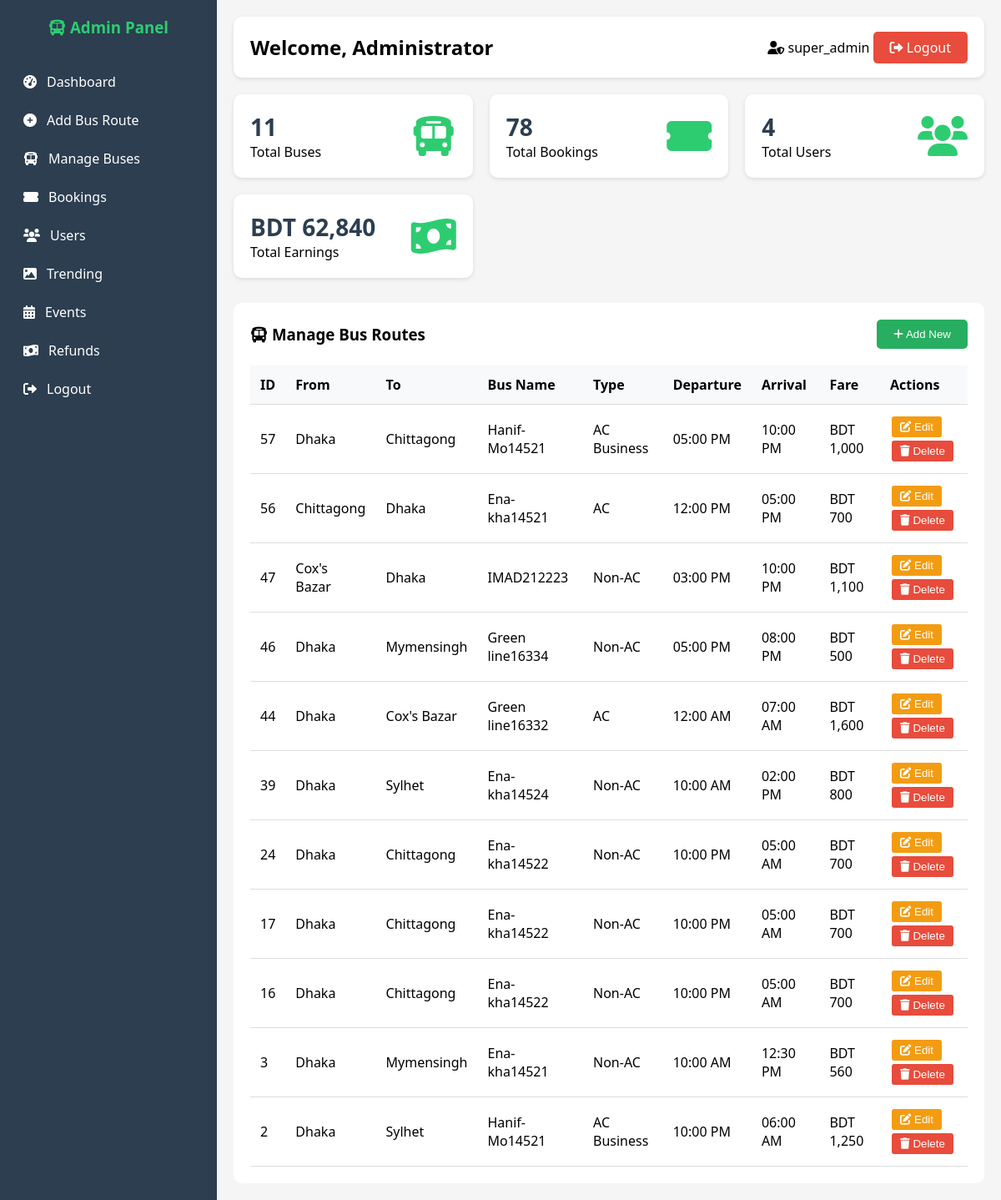
Page /bus-ticket-system/admin/dashboard.php (signed in) on the committed database.
### tables this page shows
CREATE TABLE `routes` (
  `id` int(11) NOT NULL,
  `from_city` varchar(100) NOT NULL,
  `to_city` varchar(100) NOT NULL,
  `bus_name` varchar(100) NOT NULL,
  `bus_type` enum('AC','Non-AC','AC Business','Economy') DEFAULT 'Non-AC',
  `departure_time` time NOT NULL,
  `arrival_time` time NOT NULL,
  `fare` decimal(10,2) NOT NULL,
  `total_seats` int(11) DEFAULT 40,
  `available_days` varchar(50) DEFAULT 'All',
  `amenities` text DEFAULT NULL,
  `operator_name` varchar(100) DEFAULT NULL,
  `operator_phone` varchar(15) DEFAULT NULL,
  `status` enum('active','inactive') DEFAULT 'active',
  `created_at` timestamp NOT NULL DEFAULT current_timestamp(),
  `round_trip_fare` decimal(10,2) DEFAULT NULL,
  `is_round_trip` tinyint(1) DEFAULT 0
);

### bus-ticket-system/admin/dashboard.php (the view, shortened to what this page needs)
<?php
require_once '../includes/config.php';
$total_buses = mysqli_fetch_assoc(mysqli_query($conn, "SELECT COUNT(*) as count FROM routes"))['count'];
$total_bookings = mysqli_fetch_assoc(mysqli_query($conn, "SELECT COUNT(*) as count FROM bookings"))['count'];
$total_users = mysqli_fetch_assoc(mysqli_query($conn, "SELECT COUNT(*) as count FROM users"))['count'];
$total_earnings = mysqli_fetch_assoc(mysqli_query($conn, "SELECT SUM(total_fare) as total FROM bookings"))['total'];
?>
<!DOCTYPE html>
<html lang="en">
<head>
    <link rel="stylesheet" href="https://cdnjs.cloudflare.com/ajax/libs/font-awesome/6.0.0/css/all.min.css">
</head>
<body>
    <div class="sidebar">
    <h3><i class="fas fa-bus"></i> Admin Panel</h3>
    <a href="dashboard.php" class="sidebar-link">
        <i class="fas fa-tachometer-alt"></i> <span>Dashboard</span>
    </a>
    <a href="#" class="sidebar-link" onclick="showSection('add-bus'); return false;">
        <i class="fas fa-plus-circle"></i> <span>Add Bus Route</span>
    </a>
    <a href="#" class="sidebar-link" onclick="showSection('manage-buses'); return false;">
        <i class="fas fa-bus"></i> <span>Manage Buses</span>
    </a>
    <a href="#" class="sidebar-link" onclick="showSection('bookings'); return false;">
        <i class="fas fa-ticket-alt"></i> <span>Bookings</span>
    </a>
    <a href="#" class="sidebar-link" onclick="showSection('users'); return false;">
        <i class="fas fa-users"></i> <span>Users</span>
    </a>
    <a href="trending.php" class="sidebar-link">
        <i class="fas fa-image"></i> <span>Trending</span>
    </a>
    <a href="events.php" class="sidebar-link">
        <i class="fas fa-calendar-alt"></i> <span>Events</span>
    </a>
    <a href="refunds.php" class="sidebar-link">
    <i class="fas fa-money-bill-wave"></i> <span>Refunds</span>
</a>
    <a href="logout.php" class="sidebar-link">
        <i class="fas fa-sign-out-alt"></i> <span>Logout</span>
    </a>
</div>
    <div class="main-content">
        <div class="header">
            <h2>Welcome, <?php echo $_SESSION['admin_name']; ?></h2>
            <div class="admin-info">
                <span><i class="fas fa-user-shield"></i> <?php echo $_SESSION['admin_role']; ?></span>
                <a href="logout.php" class="logout-btn"><i class="fas fa-sign-out-alt"></i> Logout</a>
            </div>
        </div>
        <div class="stats">
            <div class="stat-card">
                <div class="stat-info">
                    <h3><?php echo $total_buses; ?></h3>
                    <p>Total Buses</p>
                </div>
                <div class="stat-icon"><i class="fas fa-bus"></i></div>
            </div>
            <div class="stat-card">
                <div class="stat-info">
                    <h3><?php echo $total_bookings; ?></h3>
                    <p>Total Bookings</p>
                </div>
                <div class="stat-icon"><i class="fas fa-ticket-alt"></i></div>
            </div>
            <div class="stat-card">
                <div class="stat-info">
                    <h3><?php echo $total_users; ?></h3>
                    <p>Total Users</p>
                </div>
                <div class="stat-icon"><i class="fas fa-users"></i></div>
            </div>
            <div class="stat-card">
                <div class="stat-info">
                    <h3>BDT <?php echo number_format($total_earnings ?: 0); ?></h3>
                    <p>Total Earnings</p>
                </div>
                <div class="stat-icon"><i class="fas fa-money-bill-wave"></i></div>
            </div>
        </div>
        <div id="manage-buses-section" class="table-container" style="display: none;">
            <div class="table-header">
                <h3><i class="fas fa-bus"></i> Manage Bus Routes</h3>
                <button class="btn-add" onclick="showSection('add-bus')"><i class="fas fa-plus"></i> Add New</button>
            </div>
            <table>
                <thead>
                    <tr><th>ID</th><th>From</th><th>To</th><th>Bus Name</th><th>Type</th><th>Departure</th><th>Arrival</th><th>Fare</th><th>Actions</th></tr>
                </thead>
                <tbody id="busesTableBody">
                    <?php
                    $buses_query = "SELECT * FROM routes ORDER BY id DESC";
                    $buses_result = mysqli_query($conn, $buses_query);
                    while($bus = mysqli_fetch_assoc($buses_result)):
                    ?>
                    <tr id="bus-row-<?php echo $bus['id']; ?>">
                        <td><?php echo $bus['id']; ?></td>
                        <td><?php echo $bus['from_city']; ?></td>
                        <td><?php echo $bus['to_city']; ?></td>
                        <td><?php echo $bus['bus_name']; ?></td>
                        <td><?php echo $bus['bus_type']; ?></td>
                        <td><?php echo !empty($bus['departure_time']) ? date('h:i A', strtotime($bus['departure_time'])) : '—'; ?></td>
                        <td><?php echo !empty($bus['arrival_time']) ? date('h:i A', strtotime($bus['arrival_time'])) : '—'; ?></td>
                        <td>BDT <?php echo number_format($bus['fare']); ?></td>
                        <td>
                            <button class="btn-edit" onclick="editBus(<?php echo $bus['id']; ?>)"><i class="fas fa-edit"></i> Edit</button>
                            <button class="btn-delete" onclick="deleteBus(<?php echo $bus['id']; ?>, '<?php echo addslashes($bus['bus_name']); ?>')"><i class="fas fa-trash"></i> Delete</button>
                        </td>
                    </tr>
                    <?php endwhile; ?>
                </tbody>
            </table>
        </div>
    </div>
</body>
</html>

### bus-ticket-system/admin/dashboard.php (style rules this page uses)
* { margin: 0; padding: 0; box-sizing: border-box; }
body { font-family: 'Segoe UI', Tahoma, Geneva, Verdana, sans-serif; background: #f5f5f5; }
.sidebar { position: fixed; left: 0; top: 0; width: 260px; height: 100%; background: #2c3e50; color: white; padding-top: 20px; z-index: 100; }
.sidebar h3 { text-align: center; margin-bottom: 30px; color: #2ecc71; padding: 0 20px; }
.sidebar a { display: flex; align-items: center; gap: 12px; padding: 12px 25px; color: white; text-decoration: none; transition: all 0.3s ease; border-left: 3px solid transparent; }
.main-content { margin-left: 260px; padding: 20px; }
.header { background: white; padding: 20px; border-radius: 10px; margin-bottom: 20px; box-shadow: 0 2px 5px rgba(0,0,0,0.1); display: flex; justify-content: space-between; align-items: center; }
.logout-btn { background: #e74c3c; color: white; border: none; padding: 8px 20px; border-radius: 5px; cursor: pointer; text-decoration: none; }
.stats { display: grid; grid-template-columns: repeat(auto-fit, minmax(250px, 1fr)); gap: 20px; margin-bottom: 30px; }
.stat-card { background: white; padding: 20px; border-radius: 10px; box-shadow: 0 2px 5px rgba(0,0,0,0.1); display: flex; align-items: center; justify-content: space-between; }
.stat-info h3 { font-size: 28px; color: #2c3e50; }
.stat-icon i { font-size: 48px; color: #2ecc71; }
.table-container { background: white; border-radius: 10px; padding: 20px; margin-top: 20px; overflow-x: auto; }
.table-header { display: flex; justify-content: space-between; align-items: center; margin-bottom: 20px; }
.btn-add { background: #27ae60; color: white; border: none; padding: 10px 20px; border-radius: 5px; cursor: pointer; }
table { width: 100%; border-collapse: collapse; }
th, td { padding: 12px; text-align: left; border-bottom: 1px solid #ddd; }
th { background: #f8f9fa; font-weight: 600; }
.btn-edit { background: #f39c12; color: white; border: none; padding: 5px 10px; border-radius: 3px; cursor: pointer; margin: 2px; }
.btn-delete { background: #e74c3c; color: white; border: none; padding: 5px 10px; border-radius: 3px; cursor: pointer; margin: 2px; }

### rows in the picture
routes: id "57", from_city "Dhaka", to_city "Chittagong", bus_name "Hanif-Mo14521", bus_type "AC Business", departure_time "05:00 PM", arrival_time "10:00 PM", fare "1,000"
routes: id "56", from_city "Chittagong", to_city "Dhaka", bus_name "Ena-kha14521", bus_type "AC", departure_time "12:00 PM", arrival_time "05:00 PM", fare "700"
routes: id "47", from_city "Cox's Bazar", to_city "Dhaka", bus_name "IMAD212223", bus_type "Non-AC", departure_time "03:00 PM", arrival_time "10:00 PM", fare "1,100"
routes: id "46", from_city "Dhaka", to_city "Mymensingh", bus_name "Green line16334", bus_type "Non-AC", departure_time "05:00 PM", arrival_time "08:00 PM", fare "500"
routes: id "44", from_city "Dhaka", to_city "Cox's Bazar", bus_name "Green line16332", bus_type "AC", departure_time "12:00 AM", arrival_time "07:00 AM", fare "1,600"
routes: id "39", from_city "Dhaka", to_city "Sylhet", bus_name "Ena-kha14524", bus_type "Non-AC", departure_time "10:00 AM", arrival_time "02:00 PM", fare "800"
routes: id "24", from_city "Dhaka", to_city "Chittagong", bus_name "Ena-kha14522", bus_type "Non-AC", departure_time "10:00 PM", arrival_time "05:00 AM", fare "700"
routes: id "17", from_city "Dhaka", to_city "Chittagong", bus_name "Ena-kha14522", bus_type "Non-AC", departure_time "10:00 PM", arrival_time "05:00 AM", fare "700"
routes: id "16", from_city "Dhaka", to_city "Chittagong", bus_name "Ena-kha14522", bus_type "Non-AC", departure_time "10:00 PM", arrival_time "05:00 AM", fare "700"
routes: id "3", from_city "Dhaka", to_city "Mymensingh", bus_name "Ena-kha14521", bus_type "Non-AC", departure_time "10:00 AM", arrival_time "12:30 PM", fare "560"
routes: id "2", from_city "Dhaka", to_city "Sylhet", bus_name "Hanif-Mo14521", bus_type "AC Business", departure_time "10:00 PM", arrival_time "06:00 AM", fare "1,250"

### other values in the picture
$_SESSION['admin_name'] "Administrator"
$_SESSION['admin_role'] "super_admin"
$total_buses "11"
$total_bookings "78"
$total_users "4"
$total_earnings ?: 0 "62,840"
